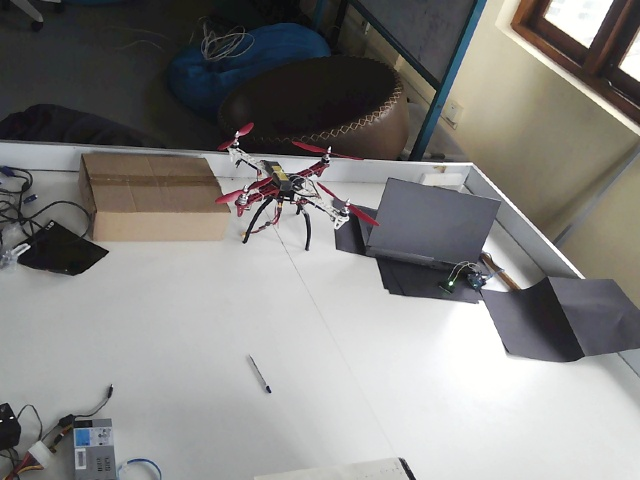
#> input picture greenlightloca/usb_green_test.jpg, 640 x 480 px, given in place of the camera
$ python 3d_localize.py
#> lines starting #> are read from the running program, lines starting #| are printed output that depends on the picture; after the words box and inside, x2 and y2 are one past the last pixel; in counts of white or black regions, pixels touching at a corner belong together
import cv2
import numpy as np

# --- 1. LOAD STEREO DATA ---
# '../' moves up from the '3d' folder to find the file in 'GREENLIGHTLOCA'
DATA_PATH = "stereo_data.npz"

try:
    data = np.load(DATA_PATH)
#> (reads greenlightloca/3d/stereo_data.npz from the repository)
    m1, d1, m2, d2, R, T = data['m1'], data['d1'], data['m2'], data['d2'], data['R'], data['T']
    print("Stereo Data Loaded Successfully.")
except:
    print(f"Error: Could not find {DATA_PATH}. Check your folder structure!")
    exit()

# Setup Projection Matrices for 3D Triangulation
P1 = np.dot(m1, np.hstack((np.eye(3), np.zeros((3, 1)))))
P2 = np.dot(m2, np.hstack((R, T)))

# --- 2. INDIVIDUAL HSV SETTINGS (FROM TUNER SCREENSHOTS) ---
# Cam 0 - Hue 58-99, Sat 0-36, Val 200-255
LOWER_0 = np.array([58, 0, 200])
UPPER_0 = np.array([99, 36, 255])

# Cam 1 - Hue 54-87, Sat 0-60, Val 200-255
LOWER_1 = np.array([54, 0, 200])
UPPER_1 = np.array([87, 60, 255])

# Shared Tracking Settings
CORE_FILL = 15
EXPOSURE_VAL = -7
kernel = np.ones((CORE_FILL, CORE_FILL), np.uint8)

# --- 3. HELPER FUNCTION FOR DETECTION ---
def get_led_center(frame, lower, upper):
    hsv = cv2.cvtColor(frame, cv2.COLOR_BGR2HSV)
    mask = cv2.inRange(hsv, lower, upper)
    # Make the tiny dot larger for better contour detection
    mask = cv2.dilate(mask, kernel, iterations=1)
    mask = cv2.morphologyEx(mask, cv2.MORPH_CLOSE, kernel)

    cnts, _ = cv2.findContours(mask, cv2.RETR_EXTERNAL, cv2.CHAIN_APPROX_SIMPLE)
    if cnts:
        c = max(cnts, key=cv2.contourArea)
        if cv2.contourArea(c) >= 1:
            x, y, w, h = cv2.boundingRect(c)
            # Return center point as float for high-precision math
            return [float(x + w/2), float(y + h/2)], (x, y, w, h)
    return None, None

# --- 4. INITIALIZE CAPTURE ---
cap0 = cv2.VideoCapture(1, cv2.CAP_DSHOW)
cap1 = cv2.VideoCapture(2, cv2.CAP_DSHOW)

for cap in [cap0, cap1]:
    cap.set(cv2.CAP_PROP_AUTO_EXPOSURE, 0.25)
    cap.set(cv2.CAP_PROP_EXPOSURE, EXPOSURE_VAL)
    cap.set(cv2.CAP_PROP_FRAME_WIDTH, 640)
    cap.set(cv2.CAP_PROP_FRAME_HEIGHT, 480)

print("Starting 3D Localization. Hold the LED in view of both cameras.")
print("Press 'q' to stop.")

# --- 5. MAIN LOOP ---
while True:
    ret0, frame0 = cap0.read()
#> frame0 is the input picture: shape (480, 640, 3); mean B, G, R 129.9, 131.9, 133
    ret1, frame1 = cap1.read()

    if not ret0 or not ret1:
        continue

    # Use unique HSV ranges for each camera sensor
    p0, box0 = get_led_center(frame0, LOWER_0, UPPER_0)
#> in get_led_center, `hsv = cv2.cvtColor(frame, cv2.COLOR_BGR2HSV)`: hsv: shape (480, 640, 3); mean H, S, V 62.9, 26.8, 136.2
#> in get_led_center, `mask = cv2.inRange(hsv, lower, upper)`:
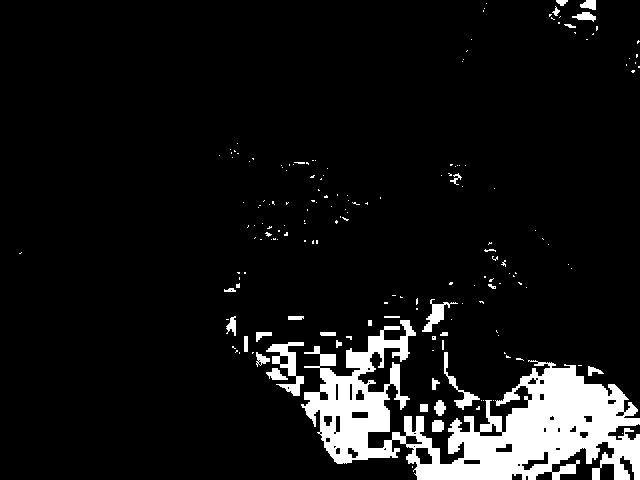
#> mask: shape (480, 640); 8.5% white; 176 white regions (146 under 20 px), largest, box (x1, y1, x2, y2) and area: (301, 320, 640, 480) 22250, (266, 342, 304, 396) 767, (444, 352, 480, 410) 382
#> in get_led_center, `mask = cv2.dilate(mask, kernel, iterations=1)`: mask: shape (480, 640); 22.4% white; 19 white regions, largest, box (x1, y1, x2, y2) and area: (219, 275, 640, 480) 49701, (274, 153, 388, 231) 4104, (467, 235, 534, 311) 2712
#> in get_led_center, `mask = cv2.morphologyEx(mask, cv2.MORPH_CLOSE, kernel)`:
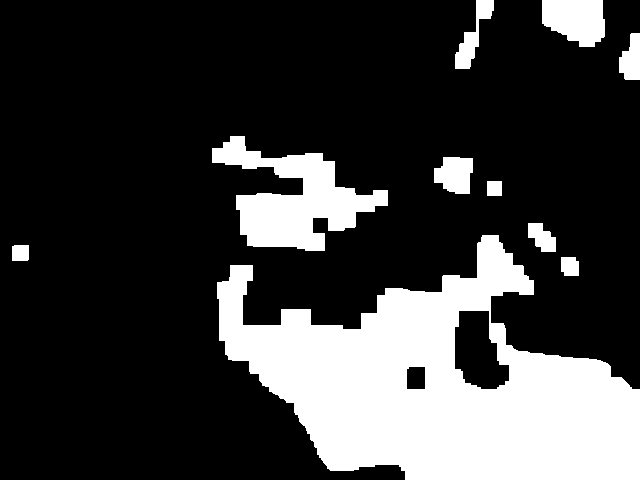
#> mask: shape (480, 640); 23.3% white; 10 white regions
#> in get_led_center, `cnts, _ = cv2.findContours(mask, cv2.RETR_EXTERNAL, cv2.CHAIN_APPROX_S..`: cnts = 10 contours; largest, box (x1, y1, x2, y2) and area: (217, 235, 640, 480) 58498, (212, 136, 388, 251) 8736, (542, 0, 605, 47) 2267, (434, 157, 473, 194) 1064, (455, 0, 494, 69) 880
#> in get_led_center, `c = max(cnts, key=cv2.contourArea)`: c = contour of 242 points, box (x1, y1, x2, y2) (217, 235, 640, 480), area 58498
#> in get_led_center, `x, y, w, h = cv2.boundingRect(c)`: x = 217; y = 235; w = 423; h = 245
#> p0 = [428.5, 357.5]; box0 = (217, 235, 423, 245)
    p1, box1 = get_led_center(frame1, LOWER_1, UPPER_1)
#> in get_led_center (call 2), `mask = cv2.inRange(hsv, lower, upper)`:
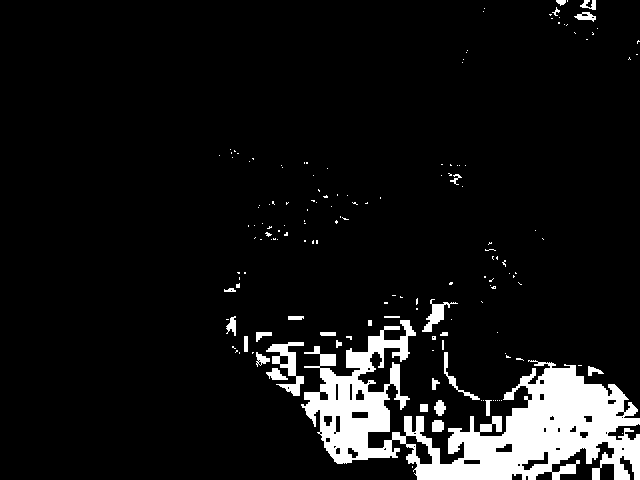
#> mask: shape (480, 640); 8.3% white; 156 white regions (128 under 20 px), largest, box (x1, y1, x2, y2) and area: (301, 320, 640, 480) 21871, (266, 342, 304, 396) 767, (422, 299, 458, 332) 364
#> in get_led_center (call 2), `mask = cv2.dilate(mask, kernel, iterations=1)`:
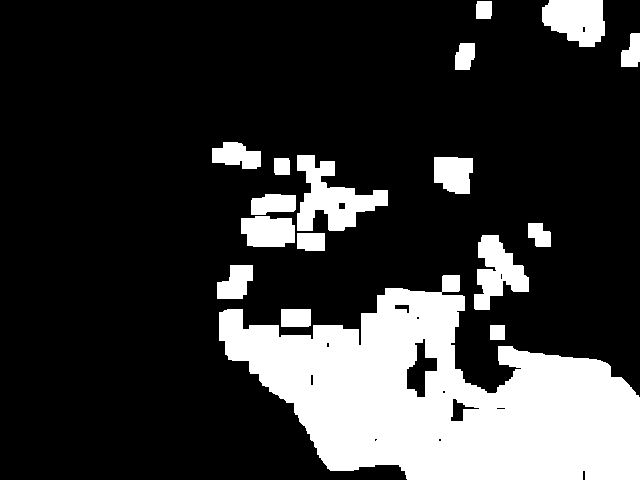
#> mask: shape (480, 640); 21.4% white; 17 white regions, largest, box (x1, y1, x2, y2) and area: (219, 275, 640, 480) 49354, (297, 155, 388, 231) 3333, (542, 0, 605, 47) 2289
#> in get_led_center (call 2), `mask = cv2.morphologyEx(mask, cv2.MORPH_CLOSE, kernel)`:
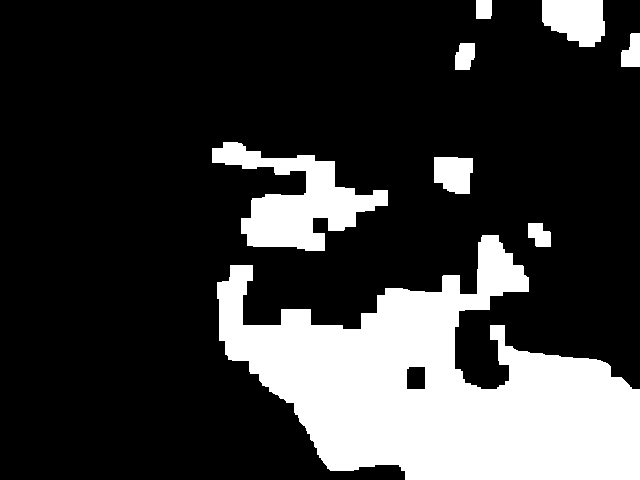
#> mask: shape (480, 640); 22.4% white; 8 white regions
#> in get_led_center (call 2), `cnts, _ = cv2.findContours(mask, cv2.RETR_EXTERNAL, cv2.CHAIN_APPROX_S..`: cnts = 8 contours; box (x1, y1, x2, y2) and area: (217, 235, 640, 480) 54844, (212, 142, 388, 251) 7904, (542, 0, 605, 47) 2234, (434, 157, 473, 194) 1156, (621, 33, 640, 67) 443, (455, 43, 475, 70) 411, (528, 223, 551, 247) 379, (476, 0, 492, 19) 268
#> in get_led_center (call 2), `c = max(cnts, key=cv2.contourArea)`: c = contour of 278 points, box (x1, y1, x2, y2) (217, 235, 640, 480), area 54844
#> p1 = [428.5, 357.5]; box1 = (217, 235, 423, 245)

    if p0 and p1:
        # Prepare points for TriangulatePoints (must be 2xN)
        p0_pts = np.array([p0], dtype=np.float32).T
#> p0_pts = [428.5, 357.5]
        p1_pts = np.array([p1], dtype=np.float32).T
#> p1_pts = [428.5, 357.5]

        # Triangulate to find 3D position
        points_4d_hom = cv2.triangulatePoints(P1, P2, p0_pts, p1_pts)
#> points_4d_hom = [0.736, 0.678, 0.00174, 0.000289]
        # Normalize from Homogeneous to 3D Cartesian coordinates
        points_3d = points_4d_hom[:3] / points_4d_hom[3]
#> points_3d = [2548.3, 2347.4, 6.03]

        X, Y, Z = points_3d.flatten()
#> X = 2548.3; Y = 2347.4; Z = 6.03

        # Format the coordinates for display
        loc_text = f"X:{int(X)} Y:{int(Y)} Z:{int(Z)} mm"
#> loc_text = 'X:2548 Y:2347 Z:6 mm'
        cv2.putText(frame0, loc_text, (20, 40), cv2.FONT_HERSHEY_SIMPLEX, 0.7, (0, 255, 0), 2)
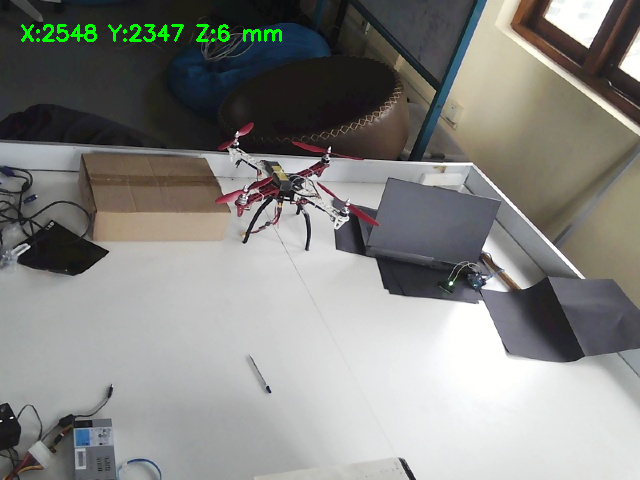
#> frame0: shape (480, 640, 3); 0.55% of pixels changed, all inside (x1, y1, x2, y2) = (21, 24, 282, 42)
        print(f"TRACKING -> {loc_text}")
#| TRACKING -> X:2548 Y:2347 Z:6 mm

        # Draw visual feedback
        for (f, b) in [(frame0, box0), (frame1, box1)]:
            x, y, w, h = b
            cv2.rectangle(f, (x, y), (x + w, y + h), (0, 255, 0), 2)
#> this loop made 2 passes

    # Show the combined result
    combined_view = np.hstack((frame0, frame1))
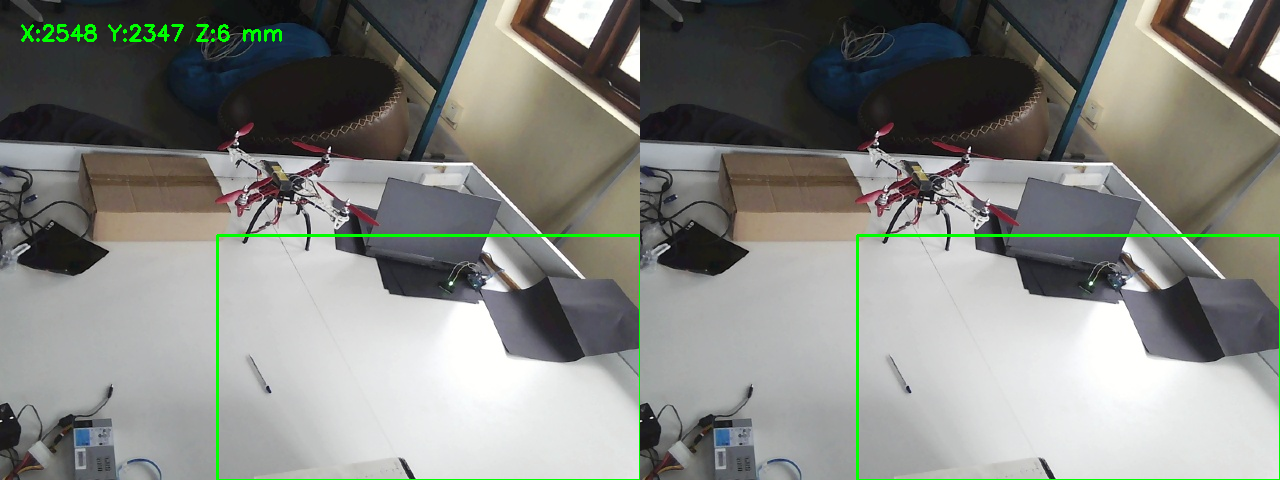
#> combined_view: shape (480, 1280, 3); mean B, G, R 128.4, 133.3, 131.5
    cv2.imshow("Kelaniya MPF 3D Localizer", combined_view)

    if cv2.waitKey(1) & 0xFF == ord('q'):
#> (key q is pressed here)
        break

cap0.release()
cap1.release()
cv2.destroyAllWindows()
